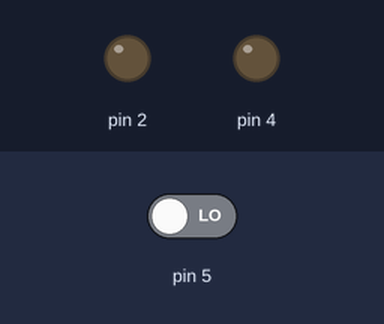
A sketch run on a simulated Arduino Uno, built with avr-gcc and run on an emulated ATmega328P. Shown: output pins drawn as LEDs (lit = HIGH). Inputs (shaded band) come from the test bench; at power-on: pin 5 LOW. What the sketch prints to the serial monitor is not drawn.

Above: at 1.2 s.
1.3 s: pin 5 driven HIGH
At 2.0 s:
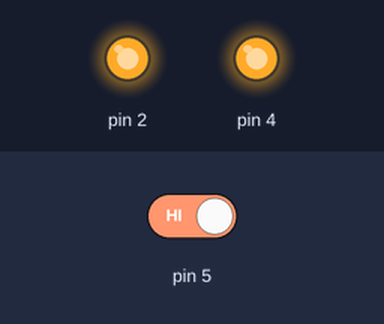
2.8 s: pin 5 driven LOW
At 3.2 s:
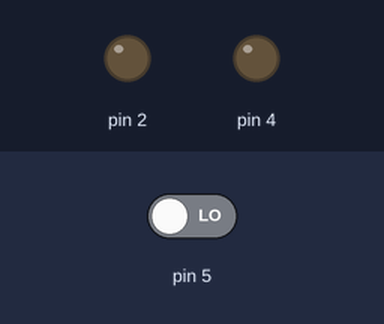
Timing chart, 0 to 5.8 s (numbered marks = the images above; inputs shaded):
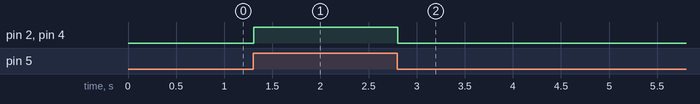

The sketch:

Transmitter.ino
```cpp
bool led = true;
void setup() {
  Serial.begin(9600);
  pinMode(4, OUTPUT);
  pinMode(5, INPUT);
  pinMode(2, OUTPUT);
}

void loop() {
  led = digitalRead(5);
  Serial.println(led);
  digitalWrite(4,led);
  digitalWrite(2,led);
}
```

Measured:
- after the input at 1.3 s, pin 2, pin 4: LOW → HIGH at once
- after the input at 2.8 s, pin 2, pin 4: HIGH → LOW at once
